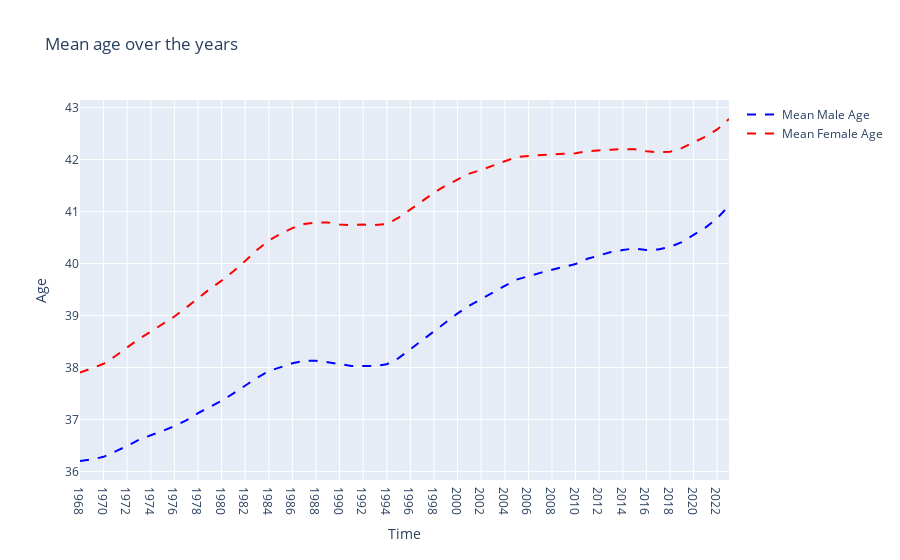

This figure's notebook cell:
### Code cell
# Create a figure
fig = go.Figure()

# Add the first trace with blue color
fig.add_trace(go.Scatter(
    x=age_df.index, 
    y=age_df[('mean_age', 'Male')], 
    mode='lines', 
    name='Mean Male Age',
    line=dict(dash='dash', width=2, color='blue')
))

# Add the second trace with red color
fig.add_trace(go.Scatter(
    x=age_df.index, 
    y=age_df[('mean_age', 'Female')], 
    mode='lines', 
    name='Mean Female Age',
    line=dict(dash='dash', width=2, color='red')
))

# Customizations
fig.update_layout(
    title='Mean age over the years',
    xaxis_title='Time',
    yaxis_title='Age'
)

# Show the figure
fig.show()

### Figure 1 — Plotly figure (JSON) as saved in the notebook; plotly's stock layout.template omitted (floating-point values rounded to 4 significant figures)
{"data": [{"line": {"color": "blue", "dash": "dash", "width": 2}, "mode": "lines", "name": "Mean Male Age", "type": "scatter", "x": ["1968", "1969", "1970", "1971", "1972", "1973", "1974", "1975", "1976", "1977", "1978", "1979", "1980", "1981", "1982", "1983", "1984", "1985", "1986", "1987", "1988", "1989", "1990", "1991", "1992", "1993", "1994", "1995", "1996", "1997", "1998", "1999", "2000", "2001", "2002", "2003", "2004", "2005", "2006", "2007", "2008", "2009", "2010", "2011", "2012", "2013", "2014", "2015", "2016", "2017", "2018", "2019", "2020", "2021", "2022", "2023"], "y": [36.2, 36.23, 36.28, 36.38, 36.49, 36.61, 36.69, 36.78, 36.87, 36.98, 37.12, 37.24, 37.36, 37.5, 37.65, 37.8, 37.93, 38.01, 38.08, 38.13, 38.13, 38.1, 38.06, 38.03, 38.03, 38.03, 38.06, 38.18, 38.35, 38.52, 38.7, 38.87, 39.04, 39.19, 39.32, 39.44, 39.57, 39.69, 39.76, 39.82, 39.88, 39.94, 39.99, 40.09, 40.16, 40.22, 40.26, 40.29, 40.26, 40.27, 40.32, 40.41, 40.55, 40.69, 40.87, 41.11]}, {"line": {"color": "red", "dash": "dash", "width": 2}, "mode": "lines", "name": "Mean Female Age", "type": "scatter", "x": ["1968", "1969", "1970", "1971", "1972", "1973", "1974", "1975", "1976", "1977", "1978", "1979", "1980", "1981", "1982", "1983", "1984", "1985", "1986", "1987", "1988", "1989", "1990", "1991", "1992", "1993", "1994", "1995", "1996", "1997", "1998", "1999", "2000", "2001", "2002", "2003", "2004", "2005", "2006", "2007", "2008", "2009", "2010", "2011", "2012", "2013", "2014", "2015", "2016", "2017", "2018", "2019", "2020", "2021", "2022", "2023"], "y": [37.9, 37.98, 38.07, 38.22, 38.38, 38.55, 38.69, 38.83, 38.98, 39.15, 39.33, 39.51, 39.67, 39.85, 40.05, 40.26, 40.44, 40.57, 40.68, 40.76, 40.79, 40.79, 40.75, 40.74, 40.75, 40.74, 40.76, 40.88, 41.04, 41.2, 41.36, 41.5, 41.62, 41.73, 41.8, 41.88, 41.97, 42.05, 42.07, 42.09, 42.1, 42.11, 42.12, 42.16, 42.18, 42.19, 42.2, 42.2, 42.16, 42.14, 42.15, 42.22, 42.33, 42.44, 42.58, 42.78]}], "layout": {"autosize": true, "title": {"text": "Mean age over the years"}, "xaxis": {"autorange": true, "range": [0, 55], "title": {"text": "Time"}, "type": "category"}, "yaxis": {"autorange": true, "range": [35.83, 43.15], "title": {"text": "Age"}, "type": "linear"}}}
